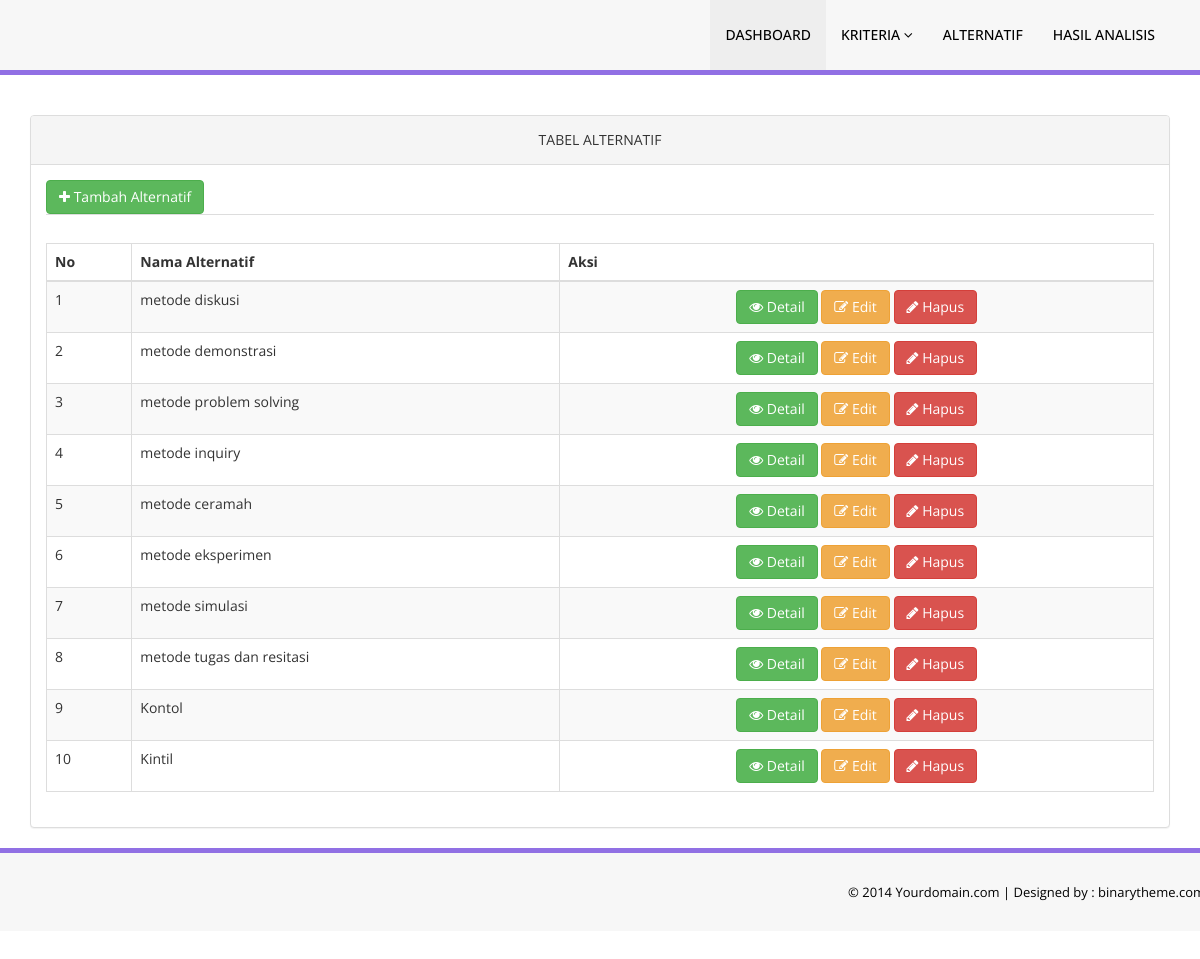
The page /alternatif.php on the database its author committed.
### tables this page shows
CREATE TABLE `tab_alternatif` (
  `id_alternatif` int(100) NOT NULL,
  `nama_alternatif` varchar(50) NOT NULL,
  `c1` text NOT NULL,
  `c2` text NOT NULL,
  `c3` text NOT NULL,
  `c4` text NOT NULL,
  `c5` text NOT NULL,
  `c6` text NOT NULL,
  `c7` text NOT NULL
);

### alternatif.php (the view, shortened to what this page needs)
<!DOCTYPE html>
<html xmlns="http://www.w3.org/1999/xhtml">
<?php include "koneksi.php" ?>
<head>
    <link href="assets/css/bootstrap.css" rel="stylesheet" />
    <link href="assets/css/font-awesome.css" rel="stylesheet" />
    <link href="assets/css/style.css" rel="stylesheet" />
</head>
<body>
<?php include "menu.php" ?>
     <div class="content-wrapper">
        <div class="container">
            <div class="row">
                <div class="col-md-12">
                    <div class="panel panel-default">
                        <div class="panel-heading text-center">
                            TABEL ALTERNATIF
                        </div>
                        <div class="panel-body">
                            <div class="table-responsive">
                                <ul class="nav nav-tabs">
                                    <a class="btn btn-success" href="alternatiftambah.php" ><i class="fa fa-plus"></i> Tambah Alternatif</a>
                                </ul>
                                <br>
                                <table class="table table-striped table-bordered table-hover">
                                    <thead >
                                        <tr>
                                        <th>No</th>
                                        <th>Nama Alternatif</th>
                                        <th colspan="2">Aksi</th>
                                        </tr>
                                    </thead>
                                    <tbody>
                                        <?php
                                        $no = 1 ;
                                        $sql = $koneksi->query('SELECT * FROM tab_alternatif');
                                        while ($row = $sql->fetch_array()) {
                                        ?>
                                        <tr>
                                        <td><?php echo $no++; ?></td>
                                        <td><?php echo $row[1] ?></td>
                                        <td align="center">
                                            <a class="btn btn-success" href="detail_alternatif.php?id_alternatif=<?php echo $row['id_alternatif'] ?>"><i class="fa fa-eye"></i> Detail</a>
                                            <a class="btn btn-warning" href="editalternatif.php?id_alternatif=<?php echo $row['id_alternatif'] ?>"><i class="fa fa-edit"></i> Edit</a>
                                            <a class="btn btn-danger" href="hapusalternatif.php?id_alternatif=<?php echo $row['id_alternatif'] ?>"><i class="fa fa-pencil"></i> Hapus</a>
                                        </td>
                                        </tr>
                                        <?php } ?>
                                    </tbody>
                                </table>
                        </div>
                    </div>
                </div>
            </div>
        </div>
    </div>
    <section class="footer-section">
        <div class="container">
            <div class="row">
                <div class="col-md-12">
                   &copy; 2014 Yourdomain.com |<a href="http://www.binarytheme.com/" target="_blank"  > Designed by : binarytheme.com</a>
                </div>
            </div>
        </div>
    </section>
</body>
</html>

### assets/css/style.css (style rules this page uses)
.content-wrapper { margin-top: 40px; min-height:800px; padding-bottom:90px; }
.footer-section { padding:25px 50px 25px 50px; color:#000; font-size:13px; background-color: #f7f7f7; text-align:right; border-top:5px solid #9170E4; }
.footer-section a, .footer-section a:hover { color:#000; }

### rows shown on the page
tab_alternatif: nama_alternatif "metode diskusi"
tab_alternatif: nama_alternatif "metode demonstrasi"
tab_alternatif: nama_alternatif "metode problem solving"
tab_alternatif: nama_alternatif "metode inquiry"
tab_alternatif: nama_alternatif "metode ceramah"
tab_alternatif: nama_alternatif "metode eksperimen"
tab_alternatif: nama_alternatif "metode simulasi"
tab_alternatif: nama_alternatif "metode tugas dan resitasi"
tab_alternatif: nama_alternatif "Kontol"
tab_alternatif: nama_alternatif "Kintil"
